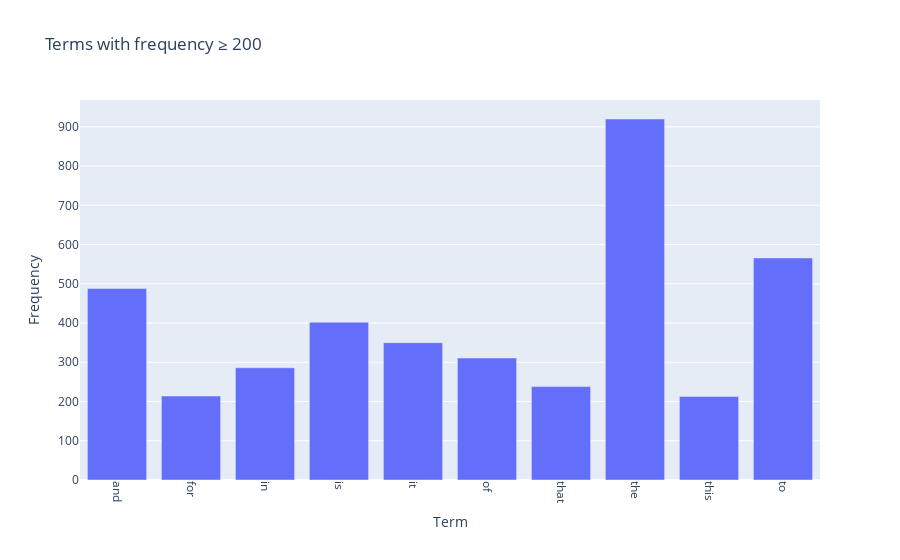

Source (notebook cell):
### Markdown cell above
### Answer for <span style="color:blue;background-color:white;">Exercise 13</span>

### Code cell
# Displaying only the top N terms or setting a minimum frequency threshold are both valid 
# approaches to reduce the number of terms shown in a visualization. Personally, I prefer 
# setting a minimum frequency threshold, because limiting the view to just the top N terms 
# might cause us to lose important but less frequent terms that are overshadowed by very 
# high-frequency ones. The code is shown below:

import tkinter as tk
from tkinter import simpledialog


input_window  = tk.Tk() # Create a hidden root window
input_window.withdraw()  # hide main window

threshold = int(simpledialog.askstring("Input", "Enter minimum frequency of words that you want to appear in your chart:"))

Full_list = pd.DataFrame({
    "Term": count_vect.get_feature_names_out(),
    "Frequency": term_frequencies
})
Filtered_lists = Full_list[Full_list["Frequency"] >= threshold]
print("Befor filter: ",len(Full_list),"\nAfter filter: ",len(Filtered_lists))
chart = px.bar(
    Filtered_lists,
    x="Term", y="Frequency",
    title=f"Terms with frequency ≥ {threshold}"
)
chart.update_layout(xaxis_tickangle=90)

### Figure 1 — Plotly figure (JSON) as saved in the notebook; plotly's stock layout.template omitted (floating-point values rounded to 4 significant figures)
{"data": [{"hovertemplate": "Term=%{x}<br>Frequency=%{y}<extra></extra>", "legendgroup": "", "marker": {"color": "#636efa", "pattern": {"shape": ""}}, "name": "", "orientation": "v", "showlegend": false, "textposition": "auto", "type": "bar", "x": ["and", "for", "in", "is", "it", "of", "that", "the", "this", "to"], "xaxis": "x", "y": [488, 214, 286, 402, 350, 311, 238, 920, 213, 566], "yaxis": "y"}], "layout": {"barmode": "relative", "legend": {"tracegroupgap": 0}, "title": {"text": "Terms with frequency ≥ 200"}, "xaxis": {"anchor": "y", "domain": [0, 1], "tickangle": 90, "title": {"text": "Term"}}, "yaxis": {"anchor": "x", "domain": [0, 1], "title": {"text": "Frequency"}}}}
